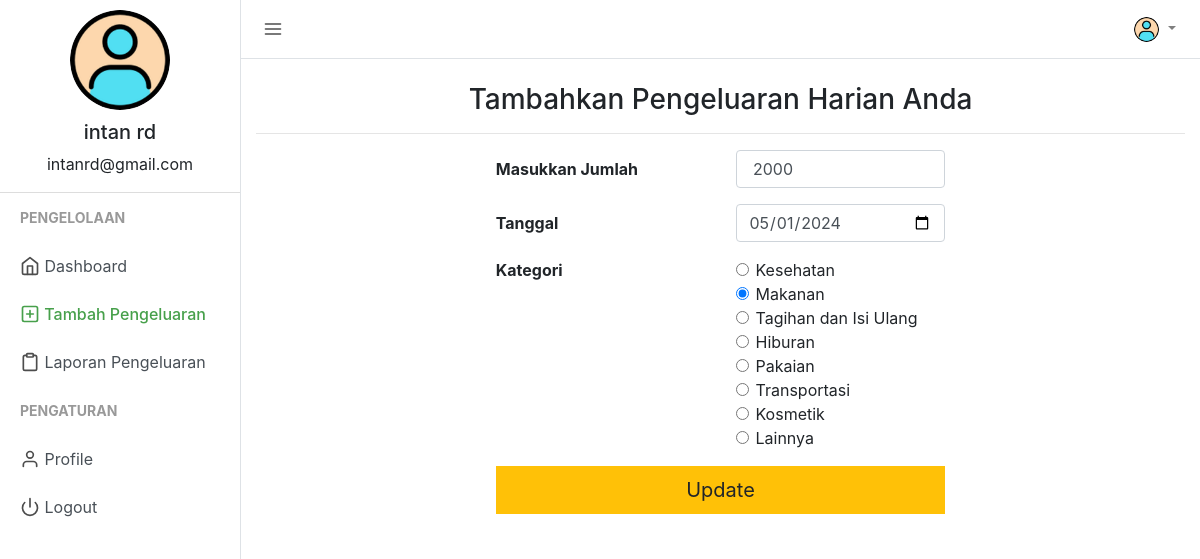
Screenshot of /add_expense.php?edit=94 (signed in) with the database file from the repository.
### tables this page shows
CREATE TABLE `users` (
  `user_id` int(11) NOT NULL,
  `firstname` varchar(50) NOT NULL,
  `lastname` varchar(25) NOT NULL,
  `email` varchar(50) NOT NULL,
  `profile_path` varchar(50) NOT NULL DEFAULT 'default_profile.png',
  `password` varchar(50) NOT NULL,
  `trn_date` datetime NOT NULL
);

CREATE TABLE `expenses` (
  `pengeluaran_id` int(20) NOT NULL,
  `user_id` varchar(15) NOT NULL,
  `pengeluaran` varchar(255) DEFAULT NULL,
  `tanggal` varchar(15) NOT NULL,
  `kategori` varchar(50) NOT NULL
);

### session.php (called while the page is built, shortened)
<?php
include("config.php");
$sess_email = $_SESSION["email"];
$sql = "SELECT user_id, firstname, lastname, email, profile_path FROM users WHERE email = '$sess_email'";
$result = $con->query($sql);
if ($result->num_rows > 0) {
  while($row = $result->fetch_assoc()) {
    $userid=$row["user_id"];
    $username =$row["firstname"]." ".$row["lastname"];
    $useremail=$row["email"];
    $userprofile="uploads/".$row["profile_path"];
  }
} else {
    $userid="GHX1Y2";
    $username ="Jhon Doe";
    $useremail="mailid@domain.com";
    $userprofile="Uploads/default_profile.png";
}
?>

### add_expense.php (the view, shortened to what this page needs)
<?php
include("session.php");
$update = false;
$del = false;
$expenseamount = "";
$tanggal = date("Y-m-d");
$kategori = "Hiburan";
if (isset($_GET['edit'])) {
    $id = $_GET['edit'];
    $update = true;
    $record = mysqli_query($con, "SELECT * FROM expenses WHERE user_id='$userid' AND pengeluaran_id=$id");
    if (mysqli_num_rows($record) == 1) {
        $n = mysqli_fetch_array($record);
        $expenseamount = str_replace(["Rp", ".", ","], "", $n['pengeluaran']);
        $tanggal = $n['tanggal'];
        $kategori = $n['kategori'];
    } else {
        echo ("WARNING: AUTHORIZATION ERROR: Trying to Access Unauthorized data");
    }
}
?>
<!DOCTYPE html>
<html lang="en">
<head>
    <link href="css/bootstrap.min.css" rel="stylesheet">
    <link href="css/style.css" rel="stylesheet">
</head>
<body>
    <div class="d-flex" id="wrapper">
        <div class="border-right" id="sidebar-wrapper">
            <div class="user">
                <img class="img img-fluid rounded-circle" src="<?php echo $userprofile ?>" width="120">
                <h5><?php echo $username ?></h5>
                <p><?php echo $useremail ?></p>
            </div>
            <div class="sidebar-heading">Pengelolaan</div>
            <div class="list-group list-group-flush">
                <a href="index.php" class="list-group-item list-group-item-action"><span data-feather="home"></span> Dashboard</a>
                <a href="add_expense.php" class="list-group-item list-group-item-action sidebar-active"><span data-feather="plus-square"></span> Tambah Pengeluaran</a>
                <a href="manage_expense.php" class="list-group-item list-group-item-action"><span data-feather="clipboard"></span> Laporan Pengeluaran</a>
            </div>
            <div class="sidebar-heading">Pengaturan </div>
            <div class="list-group list-group-flush">
                <a href="profile.php" class="list-group-item list-group-item-action "><span data-feather="user"></span> Profile</a>
                <a href="logout.php" class="list-group-item list-group-item-action "><span data-feather="power"></span> Logout</a>
            </div>
        </div>
        <div id="page-content-wrapper">
            <nav class="navbar navbar-expand-lg navbar-light  border-bottom">
                <button class="toggler" type="button" id="menu-toggle" aria-expanded="false">
                    <span data-feather="menu"></span>
                </button>
                <div class="collapse navbar-collapse" id="navbarSupportedContent">
                    <ul class="navbar-nav ml-auto mt-2 mt-lg-0">
                        <li class="nav-item dropdown">
                            <a class="nav-link dropdown-toggle" href="#" id="navbarDropdown" role="button" data-toggle="dropdown" aria-haspopup="true" aria-expanded="false">
                                <img class="img img-fluid rounded-circle" src="<?php echo $userprofile ?>" width="25">
                            </a>
                        </li>
                    </ul>
                </div>
            </nav>
            <div class="container">
                <h3 class="mt-4 text-center">Tambahkan Pengeluaran Harian Anda</h3>
                <hr>
                <div class="row ">
                    <div class="col-md-3"></div>
                    <div class="col-md" style="margin:0 auto;">
                        <form action="" method="POST">
                            <div class="form-group row">
                                <label for="expenseamount" class="col-sm-6 col-form-label"><b>Masukkan Jumlah</b></label>
                                <div class="col-md-6">
                                    <input type="text" class="form-control col-sm-12" value="<?php echo $expenseamount; ?>" id="expenseamount" name="expenseamount" required>
                                </div>
                            </div>
                            <div class="form-group row">
                                <label for="tanggal" class="col-sm-6 col-form-label"><b>Tanggal</b></label>
                                <div class="col-md-6">
                                    <input type="date" class="form-control col-sm-12" value="<?php echo $tanggal; ?>" name="tanggal" id="tanggal" required>
                                </div>
                            </div>
                            <fieldset class="form-group">
                                <div class="row">
                                    <legend class="col-form-label col-sm-6 pt-0"><b>Kategori</b></legend>
                                    <div class="col-md">
                                        <div class="form-check">
                                            <input class="form-check-input" type="radio" name="kategori" id="kategori4" value="Kesehatan" <?php echo ($kategori == 'Kesehatan') ? 'checked' : '' ?>>
                                            <label class="form-check-label" for="kategori4">
                                                Kesehatan
                                            </label>
                                        </div>
                                        <div class="form-check">
                                            <input class="form-check-input" type="radio" name="kategori" id="kategori3" value="Makanan" <?php echo ($kategori == 'Makanan') ? 'checked' : '' ?>>
                                            <label class="form-check-label" for="kategori3">
                                                Makanan
                                            </label>
                                        </div>
                                        <div class="form-check">
                                            <input class="form-check-input" type="radio" name="kategori" id="kategori2" value="Tagihan dan Isi Ulang" <?php echo ($kategori == 'Tagihan dan Isi Ulang') ? 'checked' : '' ?>>
                                            <label class="form-check-label" for="kategori2">
                                                Tagihan dan Isi Ulang
                                            </label>
                                        </div>
                                        <div class="form-check">
                                            <input class="form-check-input" type="radio" name="kategori" id="kategori1" value="Hiburan" <?php echo ($kategori == 'Hiburan') ? 'checked' : '' ?>>
                                            <label class="form-check-label" for="kategori1">
                                                Hiburan
                                            </label>
                                        </div>
                                        <div class="form-check">
                                            <input class="form-check-input" type="radio" name="kategori" id="kategori7" value="Pakaian" <?php echo ($kategori == 'Pakaian') ? 'checked' : '' ?>>
                                            <label class="form-check-label" for="kategori7">
                                                Pakaian
                                            </label>
                                        </div>
                                        <div class="form-check">
                                            <input class="form-check-input" type="radio" name="kategori" id="kategori6" value="Transportasi" <?php echo ($kategori == 'Transportasi') ? 'checked' : '' ?>>
                                            <label class="form-check-label" for="kategori6">
                                                Transportasi
                                            </label>
                                        </div>
                                        <div class="form-check">
                                            <input class="form-check-input" type="radio" name="kategori" id="kategori8" value="Kosmetik" <?php echo ($kategori == 'Kosmetik') ? 'checked' : '' ?>>
                                            <label class="form-check-label" for="kategori8">
                                                Kosmetik
                                            </label>
                                        </div>
                                        <div class="form-check">
                                            <input class="form-check-input" type="radio" name="kategori" id="kategori5" value="Lainnya" <?php echo ($kategori == 'Lainnya') ? 'checked' : '' ?>>
                                            <label class="form-check-label" for="kategori5">
                                                Lainnya
                                            </label>
                                        </div>
                                    </div>
                                </div>
                            </fieldset>
                            <div class="form-group row">
                                <div class="col-md-12 text-right">
                                    <?php if ($update == true) : ?>
                                        <button class="btn btn-lg btn-block btn-warning" style="border-radius: 0%;" type="submit" name="update">Update</button>
                                    <?php elseif ($del == true) : ?>
                                        <button class="btn btn-lg btn-block btn-danger" style="border-radius: 0%;" type="submit" name="delete">Delete</button>
                                    <?php else : ?>
                                        <button type="submit" name="add" class="btn btn-lg btn-block btn-success" style="border-radius: 0%;">Tambah Pengeluaran</button>
                                    <?php endif ?>
                                </div>
                            </div>
                        </form>
                    </div>
                    <div class="col-md-3"></div>
                </div>
            </div>
        </div>
    </div>
</body>
</html>

### css/style.css (style rules this page uses)
body { background-color: #efefef; }
.feather { width: 20px; height: 20px; stroke: #4d4d4d; stroke-width: 2; stroke-linecap: round; stroke-linejoin: round; fill: none; vertical-align: text-bottom; }
.list-group { background-color: #ffffff; }
.list-group-item { border: none; }
.user { text-align: center; border-bottom: 1px solid #ddd; }
.user img { padding: 10px; }
.toggler { color: #000; background-color: #fff; border: none; outline: none; }
.sidebar-active { color: #47a04b; font-weight: 500; }
.sidebar-active .feather { stroke: #47a04b; font-weight: 500; }
#wrapper { overflow-x: hidden; background-color: #fff; }
#sidebar-wrapper { min-height: 100vh; margin-left: -15rem; -webkit-transition: margin 0.25s ease-out; -moz-transition: margin 0.25s ease-out; -o-transition: margin 0.25s ease-out; transition: margin 0.25s ease-out; }
#sidebar-wrapper .sidebar-heading { padding: 0.875rem 1.25rem; font-size: 14px; font-weight: bold; text-transform: uppercase; color: #999; }
#sidebar-wrapper .list-group { width: 15rem; }
#page-content-wrapper { min-width: 100vw; }
@media (min-width: 768px) { #sidebar-wrapper { margin-left: 0; } }
@media (min-width: 768px) { #page-content-wrapper { min-width: 0; width: 100%; } }

### rows the page displays
users: profile_path (placeholder picture), username "intan rd", email "intanrd@gmail.com"
expenses: expenseamount "2000", tanggal "05/01/2024", kategori "☐ Kesehatan", kategori "☑ Makanan", kategori "☐ Tagihan dan Isi Ulang", kategori "☐ Hiburan", kategori "☐ Pakaian", kategori "☐ Transportasi", kategori "☐ Kosmetik", kategori "☐ Lainnya"
